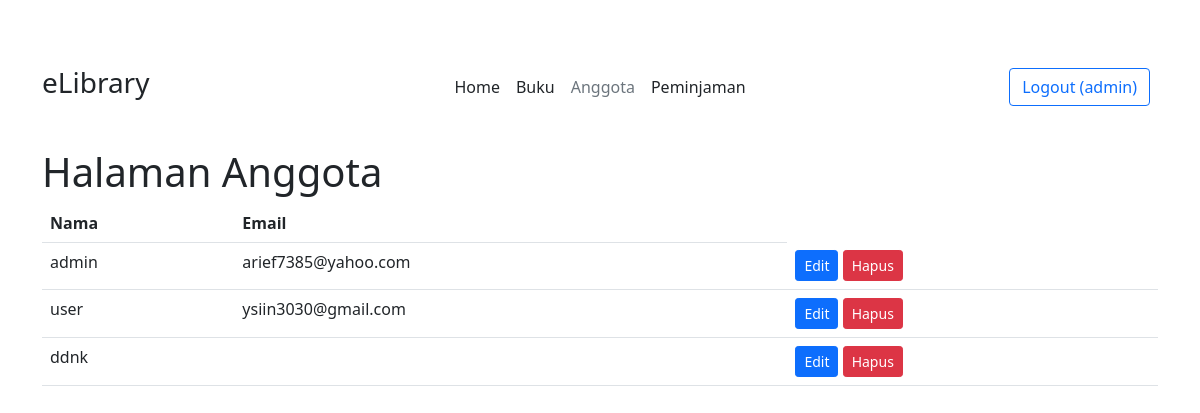
/index.php?page=anggota/index.php (signed in), run on the app's committed database.
### tables this page shows
CREATE TABLE `user` (
  `id` int(11) NOT NULL,
  `username` varchar(32) NOT NULL,
  `password` varchar(32) NOT NULL,
  `email` varchar(50) NOT NULL
);

### page/anggota/index.php (the view)
<h1>Halaman Anggota</h1>
<table class="table">
    <tr>
        <th>Nama</th>
        <th>Email</th>
        <?php
        $query = mysqli_query($connection, "SELECT * FROM `user` LIMIT 0, 20");
        while ($model = mysqli_fetch_object($query)) :
        ?>
    <tr>
        <td><?= $model->username ?></td>
        <td><?= $model->email ?></td>
        <td>
            <a href="index.php?page=anggota/edit.php&id=<?= $model->id ?>" class="btn btn-sm btn-primary">Edit</a>
            <a href="index.php?page=anggota/hapus.php&id=<?= $model->id ?>" onclick="return confirm('Hapus data ini?')" class="btn btn-sm btn-danger">Hapus</a>
        </td>
    </tr>
<?php endwhile; ?>
</table>

### data on the page
user: username "admin", email "arief7385@yahoo.com"
user: username "user", email "ysiin3030@gmail.com"
user: username "ddnk"

### other printed values
$_SESSION['username'] "admin"
